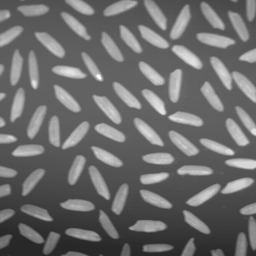
#> input picture Practica 4/rice.tif, 256 x 256 px
$ python ej8b.py
#> lines starting #> are read from the running program, lines starting #| are printed output that depends on the picture; after the words box and inside, x2 and y2 are one past the last pixel; in counts of white or black regions, pixels touching at a corner belong together
### Practica 4/convolucion.py
import numpy as np
import cv2

def convolucion(img, kernel):
    h, w = img.shape
    newverticalImage = np.zeros((h, w))

    for i in range(1, h - 1):
        for j in range(1, w - 1):
            verticalimg = (kernel[0, 0] * img[i - 1, j - 1]) + \
                          (kernel[0, 1] * img[i - 1, j]) + \
                          (kernel[0, 2] * img[i - 1, j + 1]) + \
                          (kernel[1, 0] * img[i, j - 1]) + \
                          (kernel[1, 1] * img[i, j]) + \
                          (kernel[1, 2] * img[i, j + 1]) + \
                          (kernel[2, 0] * img[i + 1, j - 1]) + \
                          (kernel[2, 1] * img[i + 1, j]) + \
                          (kernel[2, 2] * img[i + 1, j + 1])

            newverticalImage[i - 1, j - 1] = verticalimg
    return newverticalImage

### Practica 4/ej8b.py
import cv2
import matplotlib.pyplot as plt
import numpy as np
import convolucion as cnv

img = cv2.imread('rice.tif', 0)
#> img is the input picture: shape (256, 256); min 40, max 255, mean 108.7
img_gaussian = cv2.GaussianBlur(img, (3, 3), 0)

horizontal=np.array([[1, 1, 1], [0, 0, 0], [-1, -1, -1]])
vertical = np.array([[-1, 0, 1], [-1, 0, 1], [-1, 0, 1]])
H = cnv.convolucion(img_gaussian, horizontal)
#> after the loop in convolucion, `for i in range(1, h - 1):`:
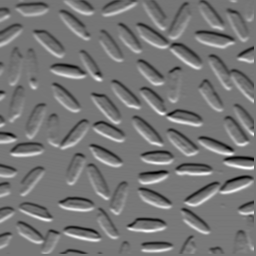
#> newverticalImage: shape (256, 256) float64; min -223, max 256, mean 0.8; drawn with min black and max white
V = cnv.convolucion(img_gaussian, vertical)
#> after the loop in convolucion (call 2), `for i in range(1, h - 1):`:
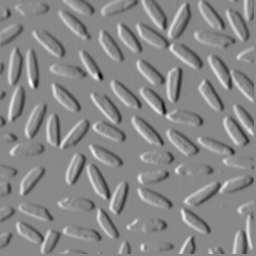
#> newverticalImage: shape (256, 256) float64; min -243, max 211, mean 0.2; drawn with min black and max white
R = H+V
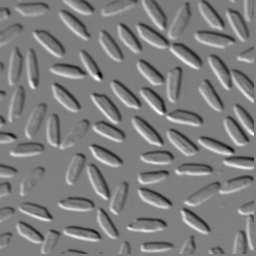
#> R: shape (256, 256) float64; min -342, max 347, mean 1; drawn with min black and max white

umbral = 55
retval, H = cv2.threshold(np.absolute(H),umbral,255,cv2.THRESH_BINARY)
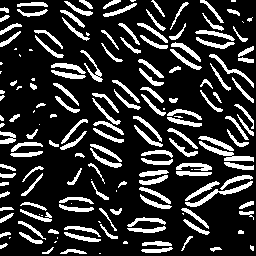
#> H: shape (256, 256) float64; 20.2% white; 169 white regions (34 under 20 px), largest, box (x1, y1, x2, y2) and area: (185, 181, 253, 207) 304, (199, 141, 254, 162) 293, (209, 54, 254, 88) 193
#> retval = 55
retval, V = cv2.threshold(np.absolute(V),umbral,255,cv2.THRESH_BINARY)
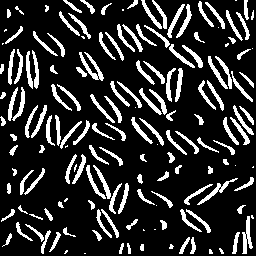
#> V: shape (256, 256) float64; 18.1% white; 161 white regions (24 under 20 px), largest, box (x1, y1, x2, y2) and area: (79, 52, 104, 81) 231, (242, 216, 253, 254) 200, (197, 178, 238, 205) 180
retval, R = cv2.threshold(np.absolute(R),umbral,255,cv2.THRESH_BINARY)
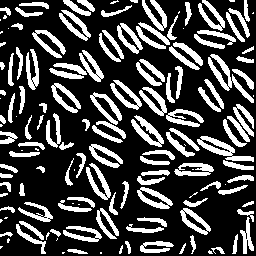
#> R: shape (256, 256) float64; 27.9% white; 149 white regions (33 under 20 px), largest, box (x1, y1, x2, y2) and area: (208, 54, 254, 103) 503, (197, 136, 254, 162) 493, (131, 115, 164, 147) 410

plt.subplot(131)
plt.imshow(H,'gray')
plt.title('bordes horizontales')
plt.xticks([])
plt.yticks([])

plt.subplot(132)
plt.imshow(V,'gray')
plt.title('bordes verticales')
plt.xticks([])
plt.yticks([])

plt.subplot(133)
plt.imshow(R,'gray')
plt.title('ambos')
plt.xticks([])
plt.yticks([])

plt.show()
